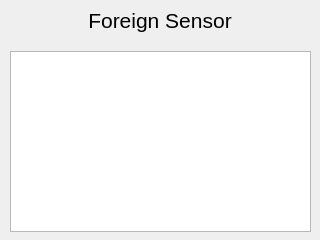
<?xml version="1.0" encoding="UTF-8"?>
<ui version="4.0">
 <class>ForeignSensorForm</class>
 <widget class="QWidget" name="ForeignSensorForm">
  <property name="geometry">
   <rect>
    <x>0</x>
    <y>0</y>
    <width>320</width>
    <height>240</height>
   </rect>
  </property>
  <widget class="QWidget" name="settingsHead" native="true">
   <property name="geometry">
    <rect>
     <x>0</x>
     <y>0</y>
     <width>320</width>
     <height>40</height>
    </rect>
   </property>
   <property name="autoFillBackground">
    <bool>false</bool>
   </property>
   <widget class="QLabel" name="settingLabel">
    <property name="geometry">
     <rect>
      <x>0</x>
      <y>0</y>
      <width>320</width>
      <height>40</height>
     </rect>
    </property>
    <property name="sizePolicy">
     <sizepolicy hsizetype="Expanding" vsizetype="Expanding">
      <horstretch>0</horstretch>
      <verstretch>0</verstretch>
     </sizepolicy>
    </property>
    <property name="font">
     <font>
      <family>Ubuntu</family>
      <pointsize>16</pointsize>
     </font>
    </property>
    <property name="text">
     <string>Foreign Sensor</string>
    </property>
    <property name="alignment">
     <set>Qt::AlignCenter</set>
    </property>
   </widget>
   <widget class="QPushButton" name="back">
    <property name="geometry">
     <rect>
      <x>0</x>
      <y>0</y>
      <width>51</width>
      <height>40</height>
     </rect>
    </property>
    <property name="sizePolicy">
     <sizepolicy hsizetype="Preferred" vsizetype="Expanding">
      <horstretch>0</horstretch>
      <verstretch>0</verstretch>
     </sizepolicy>
    </property>
    <property name="font">
     <font>
      <pointsize>14</pointsize>
     </font>
    </property>
    <property name="icon">
     <iconset resource="icons.qrc">
      <normaloff>:/settings/icons/arrow_left_white.svg</normaloff>:/settings/icons/arrow_left_white.svg</iconset>
    </property>
    <property name="iconSize">
     <size>
      <width>18</width>
      <height>18</height>
     </size>
    </property>
    <property name="flat">
     <bool>true</bool>
    </property>
   </widget>
  </widget>
  <widget class="QListWidget" name="list">
   <property name="geometry">
    <rect>
     <x>10</x>
     <y>51</y>
     <width>301</width>
     <height>181</height>
    </rect>
   </property>
  </widget>
 </widget>
 <resources>
  <include location="icons.qrc"/>
 </resources>
 <connections/>
</ui>
